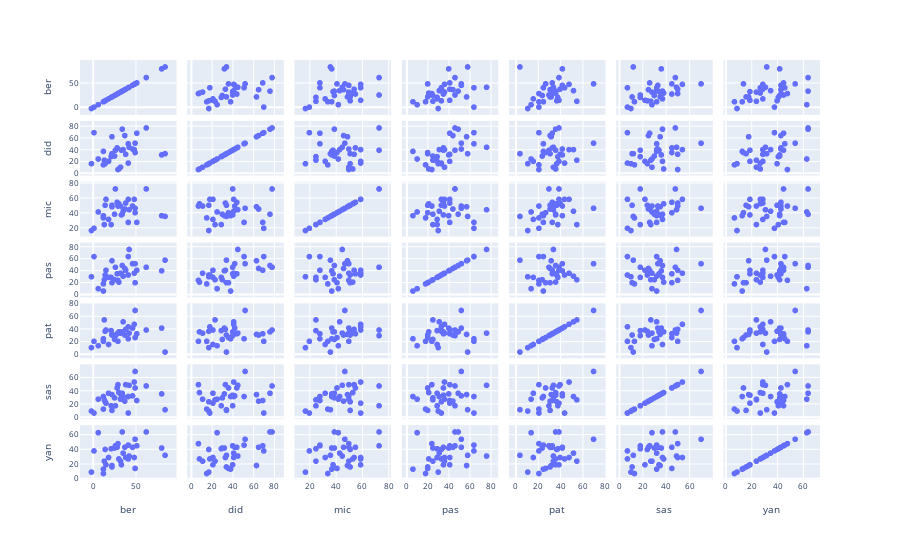

The cell this chart's notebook holds for it:
### Markdown cell above
Die einzige leicht merkbare Korrelation besteht bei Didi und Pommo mit einem Wert von rund 0.57.
Alles was kleiner als 0.5 ist, ist zu sehr vom Zufall geprägt.

Das erkennt man etwas detaillierter an der Scatterplot Matrix:

### Code cell
fig = px.scatter_matrix(df)
fig.update_layout(font=dict(size=8))
fig.show()

### Figure 1 — Plotly figure (JSON) as saved in the notebook; plotly's stock layout.template omitted (floating-point values rounded to 4 significant figures)
{"data": [{"dimensions": [{"axis": {"matches": true}, "label": "ber", "values": [42, 13, 49, 38, 48, 18, 28, 1, 22, 14, 26, 29, 30, 49, 34, 12, 22, 51, 35, 15, 25, 21, 80, 46, 33, 62, 12, 6, 84, -2, 41, 32, 41, 37]}, {"axis": {"matches": true}, "label": "did", "values": [45, 23, 52, 33, 41, 21, 44, 70, 63, 17, 40, 7, 8, 36, 76, 38, 34, 69, 41, 21, 30, 29, 32, 42, 40, 78, 15, 25, 34, 17, 51, 11, 18, 65]}, {"axis": {"matches": true}, "label": "mic", "values": [45, 25, 47, 54, 59, 32, 55, 20, 49, 51, 73, 50, 53, 41, 39, 37, 51, 28, 43, 59, 39, 25, 37, 50, 38, 73, 34, 42, 36, 17, 28, 50, 59, 46]}, {"axis": {"matches": true}, "label": "pas", "values": [76, 25, 52, 41, 36, 29, 35, 64, 57, 33, 46, 24, 21, 20, 49, 6, 20, 41, 31, 41, 25, 29, 40, 52, 35, 46, 18, 10, 58, 30, 64, 36, 33, 44]}, {"axis": {"matches": true}, "label": "pat", "values": [34, 55, 70, 40, 48, 16, 33, 21, 32, 37, 30, 21, 36, 27, 36, 25, 31, 33, 52, 39, 24, 38, 42, 42, 36, 39, 21, 14, 4, 11, 25, 34, 44, 31]}, {"axis": {"matches": true}, "label": "sas", "values": [49, 27, 70, 50, 54, 37, 45, 7, 35, 24, 18, 50, 38, 45, 37, 32, 11, 26, 32, 22, 30, 18, 36, 33, 34, 48, 13, 28, 12, 10, 32, 28, 7, 25]}, {"axis": {"matches": true}, "label": "yan", "values": [31, 24, 54, 29, 29, 29, 43, 38, 18, 40, 45, 48, 27, 14, 64, 13, 16, 45, 35, 19, 42, 41, 42, 43, 19, 64, 7, 63, 32, 9, 46, 24, 27, 43]}], "hovertemplate": "%{xaxis.title.text}=%{x}<br>%{yaxis.title.text}=%{y}<extra></extra>", "legendgroup": "", "marker": {"color": "#636efa", "symbol": "circle"}, "name": "", "showlegend": false, "type": "splom"}], "layout": {"dragmode": "select", "font": {"size": 8}, "legend": {"tracegroupgap": 0}, "margin": {"t": 60}}}
